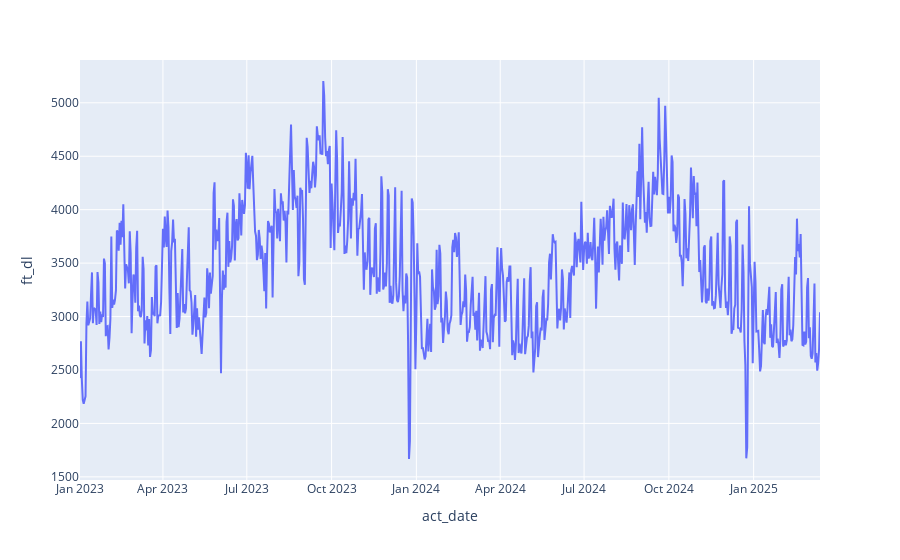

Here is the notebook cell this chart was saved with:
### Code cell
# visually inspect the data 
px.line(df1, x='act_date', y='ft_dl')

### Figure 1 — Plotly figure (JSON) as saved in the notebook; plotly's stock layout.template omitted (floating-point values rounded to 4 significant figures; data arrays with more than 128 entries replaced by an {"elided": "..."} marker saying what was removed)
{"data": [{"hovertemplate": "act_date=%{x}<br>ft_dl=%{y}<extra></extra>", "legendgroup": "", "line": {"color": "#636efa", "dash": "solid"}, "marker": {"symbol": "circle"}, "mode": "lines", "name": "", "orientation": "v", "showlegend": false, "type": "scatter", "x": {"elided": "804 str values"}, "xaxis": "x", "y": {"elided": "804 float values"}, "yaxis": "y"}], "layout": {"legend": {"tracegroupgap": 0}, "margin": {"t": 60}, "xaxis": {"anchor": "y", "domain": [0, 1], "title": {"text": "act_date"}}, "yaxis": {"anchor": "x", "domain": [0, 1], "title": {"text": "ft_dl"}}}}
